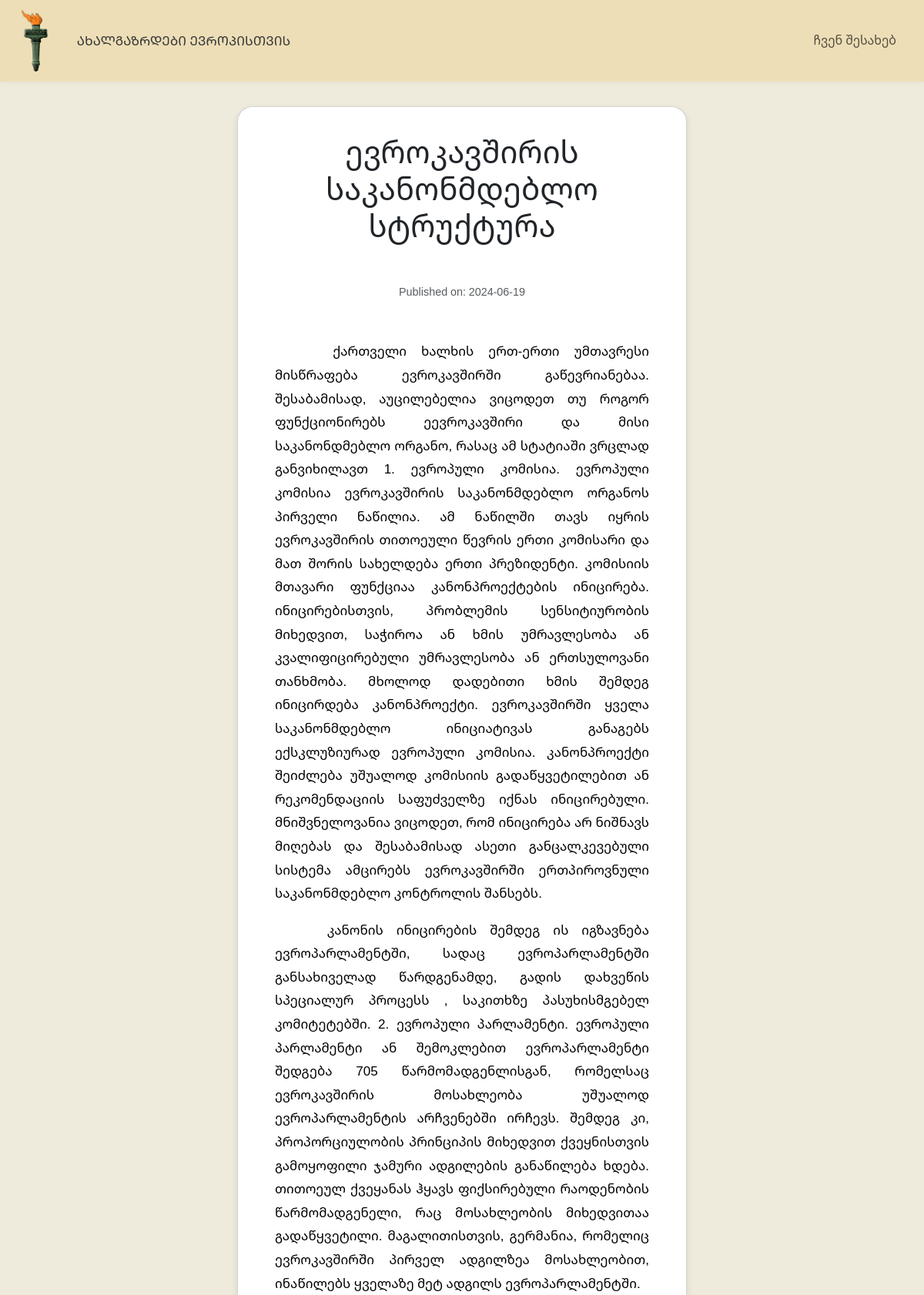
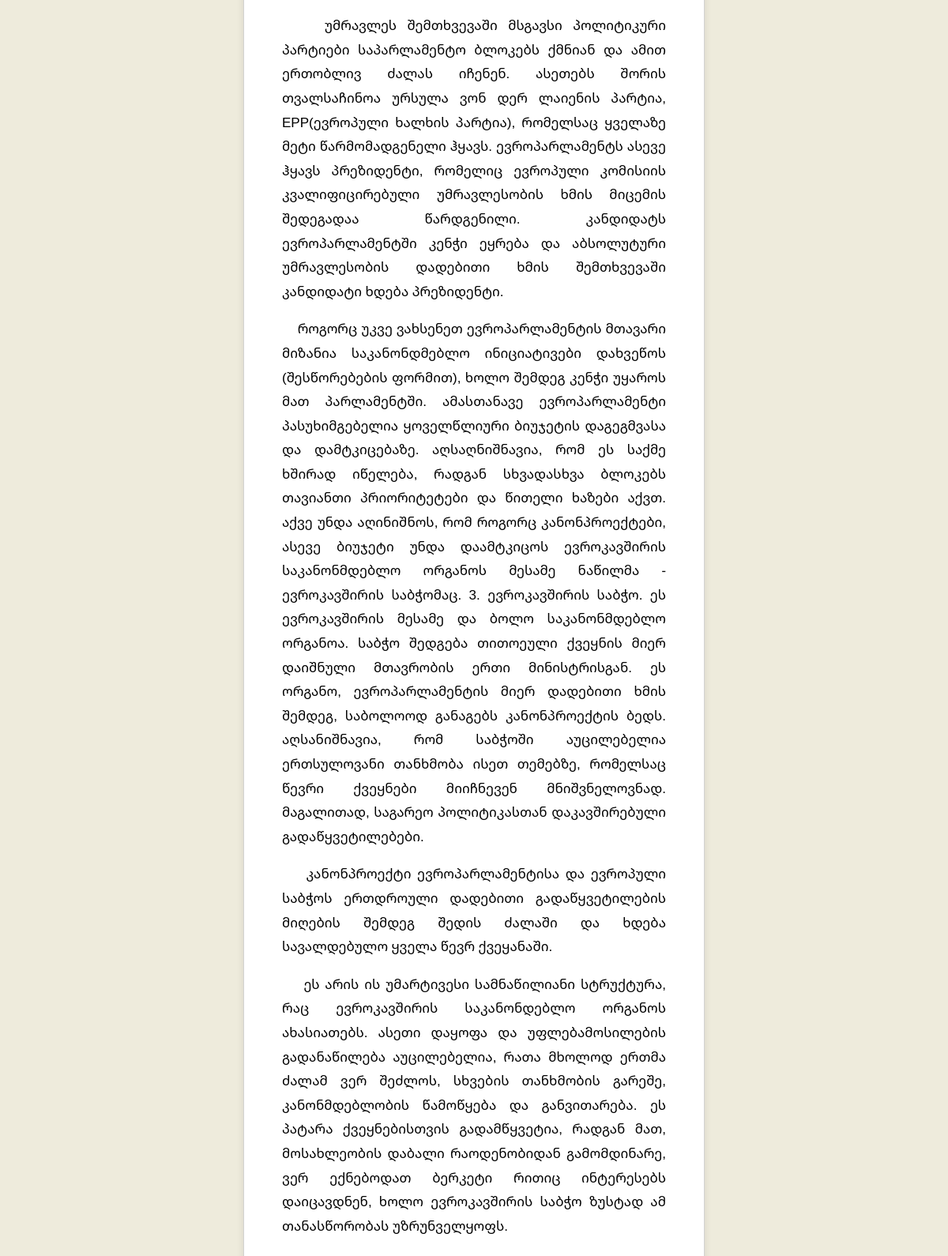
The page /statia/14 on the database its author committed (2 pictures, top to bottom).
### app.py (models this page shows, shortened)
class stat(db.Model):
    id = db.Column(db.Integer, primary_key=True)
    title = db.Column(db.String(500), nullable=False)
    filename = db.Column(db.String(500), nullable=False)
    content = db.Column(db.String(100000), nullable=False)
    date_created = db.Column(db.DateTime, default=datetime.now)
    is_yt = db.Column(db.Boolean, nullable=False)

### app.py (the view)
@app.route("/statia/<id>")
def statia(id):
    entry = stat.query.get(id)
    return render_template('stat.html.j2', entry=entry)

### templates/stat.html.j2 (shortened to what this page needs)
{% extends 'base.html.j2' %}
{% import 'macros.html.j2' as mak%}
{% block head %}
<link rel="stylesheet" href="{{ url_for('static', filename='css/stat.css') }}">
{% endblock %}
{% block body %}
{{mak.nav()}}
<div class="container-fluid">
  <div class="row justify-content-center">
    <div class="col-md-8 col-lg-6 p-2">
      <div class="card px-3 px-sm-5 py-4 mt-4" style="border-radius: 20px; box-shadow: 0 4px 10px rgba(0, 0, 0, 0.1);">
        <h1 class="text-center mb-3">{{ entry.title }}</h1>
        <p class="text-center text-muted mb-4">Published on: {{ entry.date_created.strftime('%Y-%m-%d') }}</p>
        <div class="body-text main-text text-justify">{{ entry.content | safe }}</div>
      </div>
    </div>
  </div>
</div>
{% endblock %}

### static/css/stat.css (style rules this page uses)
html, body { height: 100%; margin: 0; overflow-x: hidden; background-color: rgb(255, 253, 243); line-height: 1.6; }
p { margin: 1em 0; text-align: justify; }
.main-text { font-size: 17px; color: #000; text-align: left; line-height: 1.8; }
.body-text { margin-bottom: 20px; }
.text-center { padding: 10px; text-align: center; }
* { box-sizing: border-box; }
.text-muted { color: #6c757d; font-size: 0.9rem; }

### static/css/main.css (style rules this page uses)
html, body { font-family: 'Noto Sans Georgian', sans-serif; color: rgb(57, 57, 57); }
body { height: auto; background-color: #eeebdc; }

### rows shown on the page
stat: title "ევროკავშირის საკანონმდებლო სტრუქტურა", date_created "2024-06-19", content "ქართველი ხალხის ერთ-ერთი უმთავრესი მისწრაფება ევროკავშირში გაწევრიანებაა. შესაბამისად, აუცილებელია ვიცოდეთ თუ როგორ ფუნქციონირებს ეევროკავშირი და მისი საკანონდმებლო ორგანო, რასაც ამ სტატიაში ვრცლად განვიხილავთ 1. ევროპული კომისია. ევროპული კომისია ევროკავშირის საკანონმდებლო ორგანოს პირველი ნაწილია. ამ ნაწილში თავს იყრის ევროკავშირის თითოეული წევრის ერთი კომისარი და მათ შორის სახელდება ერთი პრეზიდენტი. კომისიის მთავარი ფუნქციაა კანონპროექტების ინიცირება. ინიცირებისთვის, პრობლემის სენსიტიურობის მიხედვით, საჭიროა ან ხმის უმრავლესობა ან კვალიფიცირებული უმრავლესობა ან ერთსულოვანი თანხმობა. მხოლოდ დადებითი ხმის შემდეგ ინიცირდება კანონპროექტი. ევროკავშირში ყველა საკანონმდებლო ინიციატივას განაგებს…"
